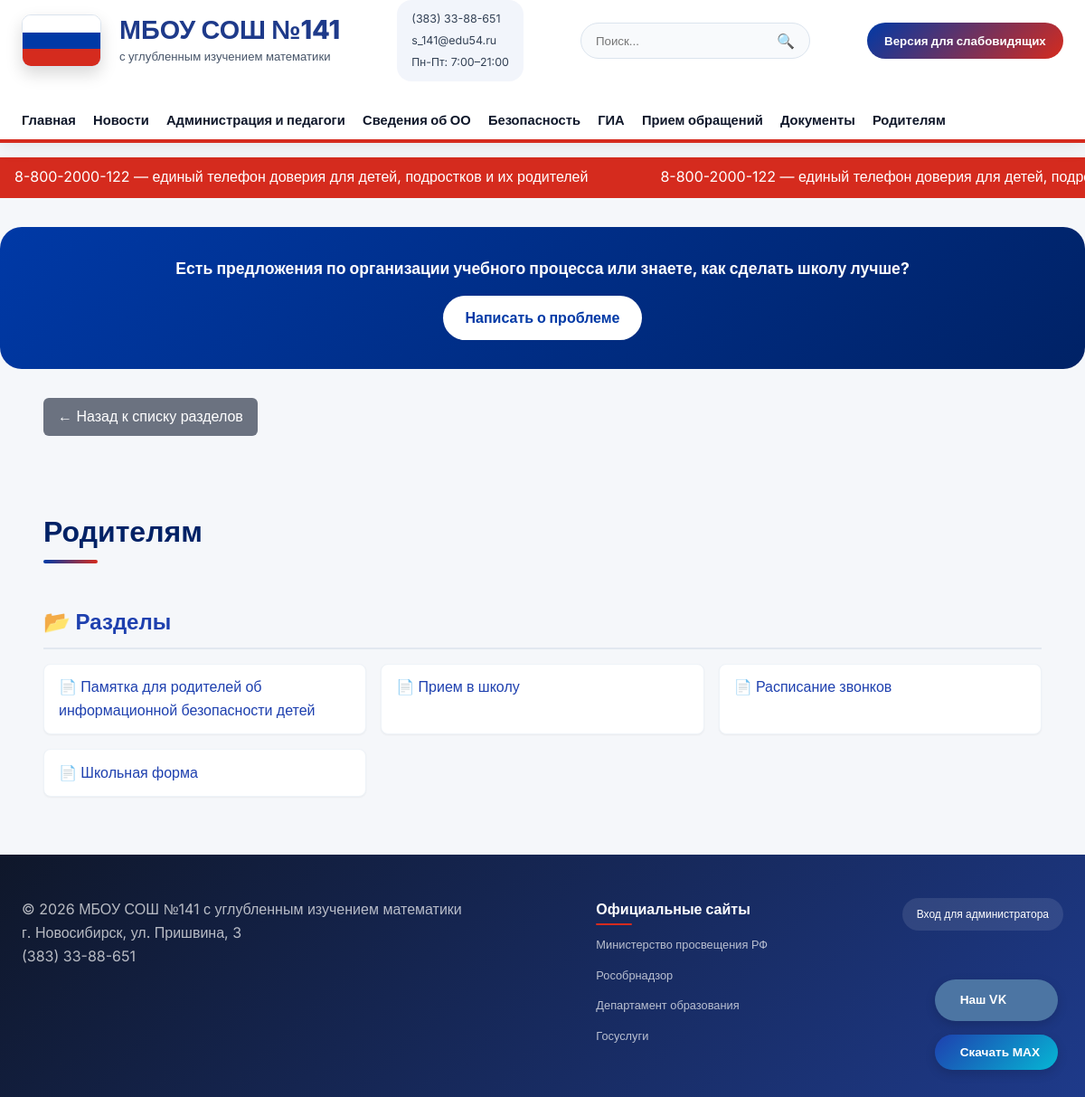
/info/roditelyam/, run on the app's committed database.
### main/models.py (models this page shows, shortened)
class Section(models.Model):
    parent = models.ForeignKey('self', on_delete=models.CASCADE, null=True, blank=True,
                               verbose_name='Родительский раздел')
    title = models.CharField(max_length=200, verbose_name='Название раздела')
    slug = models.SlugField(unique=True, verbose_name='Ссылка (только латиницей)')
    content = CKEditor5Field(verbose_name='Содержание', blank=True)
    file = models.FileField(upload_to='section_files/', blank=True, null=True, verbose_name='Файл для скачивания')
    order = models.IntegerField(default=0, verbose_name='Порядок')
    is_visible = models.BooleanField(default=True, verbose_name='Показывать на сайте')
    created_at = models.DateTimeField(auto_now_add=True, verbose_name='Создан')
    updated_at = models.DateTimeField(auto_now=True, verbose_name='Обновлён')
    class Meta:
        ordering = ['order', 'title']
        verbose_name = 'Раздел'
        verbose_name_plural = 'Разделы (Сведения об ОО)'
    def get_absolute_url(self):
        return f'/info/{self.slug}/'

### main/views.py (the view)
# urls.py: path('info/<slug:slug>/', views.section_detail_view, name='section_detail'),
def section_detail_view(request, slug):
    section = get_object_or_404(Section, slug=slug, is_visible=True)
    return render(request, 'main/section_detail.html', {'section': section})

### main/templates/main/section_detail.html (shortened to what this page needs)
{% extends 'main/base.html' %}
{% load static %}
{% block content %}
<div class="container">
    <div style="margin-bottom: 1rem;">
        <a href="{% url 'info_index' %}" class="btn-back">← Назад к списку разделов</a>
    </div>
    <h1 class="section-title">{{ section.title }}</h1>
    {% if section.section_set.all %}
        <h2 class="subsection-title">📂 Разделы</h2>
        <div class="subsections-grid">
            {% for sub in section.section_set.all %}
                {% if sub.is_visible %}
                    <a href="{{ sub.get_absolute_url }}" class="subsection-card">
                        📄 {{ sub.title }}
                    </a>
                {% endif %}
            {% endfor %}
        </div>
    {% endif %}
</div>
{% endblock %}

### main/static/css/style.css (style rules this page uses)
:root { --primary: #0039a6; --primary-dark: #002266; --primary-light: #e8f0fe; --secondary: #0f172a; --accent: #d52b1e; --accent-light: #fce4e4; --bg: #f5f7fa; --surface: #ffffff; --surface-hover: #f8fafc; --text: #0f172a; --text-light: #334155; --muted: #64748b; --border: #dbe4ee; --border-light: #eef3f8; --success: #16a34a; --danger: #dc2626; --warning: #f59e0b; --radius: 24px; --radius-sm: 16px; --radius-md: 20px; --radius-lg: 28px; --shadow-sm: 0 1px 2px rgba(0,0,0,0.05); --shadow-md: 0 4px 6px rgba(0,0,0,0.08); --shadow-lg: 0 10px 20px rgba(0,0,0,0.10); --shadow-xl: 0 20px 30px rgba(0,0,0,0.12); --transition: all .3s ease; }
* { margin: 0; padding: 0; box-sizing: border-box; }
html { scroll-behavior: smooth; }
body { font-family: 'Inter', sans-serif; background: var(--bg); color: var(--text); line-height: 1.6; }
.container { max-width: 1280px; margin: 0 auto; padding: 0 24px; }
.section-title { font-size: 2rem; margin: 3rem 0 1.5rem; font-weight: 800; color: var(--primary-dark); position: relative; display: inline-block; }
.section-title::after { content: ''; position: absolute; bottom: -10px; left: 0; width: 60px; height: 4px; background: linear-gradient(90deg, var(--primary), var(--accent)); border-radius: 2px; }
.subsections-grid { display: grid; grid-template-columns: repeat(auto-fill, minmax(280px, 1fr)); gap: 1rem; margin: 2rem 0; }
.subsection-card { display: block; padding: 1rem; background: var(--surface); border-radius: var(--radius-sm); text-decoration: none; color: var(--primary); font-weight: 500; transition: var(--transition); border: 1px solid var(--border-light); box-shadow: var(--shadow-sm); }

### main/templates/main/section_detail.html (style rules this page uses)
.btn-back { display: inline-block; padding: 0.5rem 1rem; background: #6b7280; color: white; text-decoration: none; border-radius: 0.375rem; margin-bottom: 1rem; }
.subsection-title { font-size: 1.5rem; margin-top: 2rem; color: #1e40af; border-bottom: 2px solid #e2e8f0; padding-bottom: 0.5rem; }
.subsections-grid { display: grid; grid-template-columns: repeat(auto-fill, minmax(280px, 1fr)); gap: 1rem; margin: 1rem 0; }
.subsection-card { display: block; padding: 0.8rem 1rem; background: white; border-radius: 0.5rem; text-decoration: none; color: #1e40af; font-weight: 500; transition: all 0.2s; box-shadow: 0 1px 2px rgba(0,0,0,0.05); }

### data on the page
Section: title "Родителям"
Section: title "Памятка для родителей об информационной безопасности детей"
Section: title "Прием в школу"
Section: title "Расписание звонков"
Section: title "Школьная форма"
